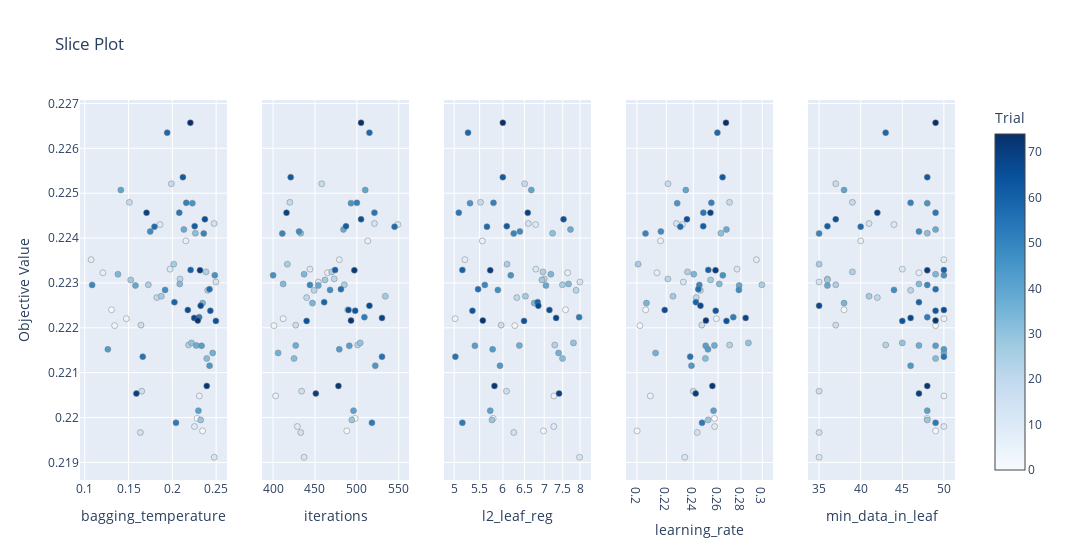

Here is the notebook cell this chart was saved with:
### Code cell
from optuna.visualization import plot_slice

fig = plot_slice(study)
fig.show()
